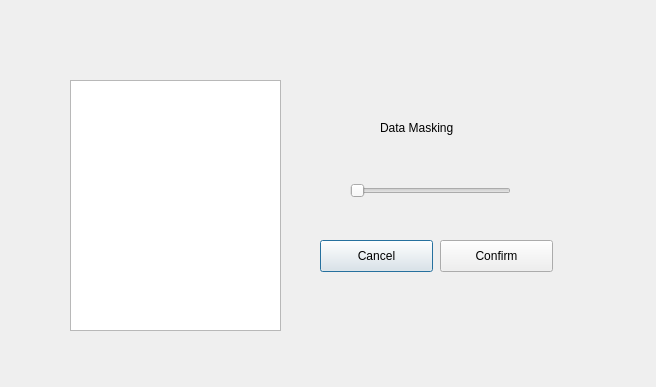
<?xml version="1.0" encoding="UTF-8"?>
<ui version="4.0">
 <class>Dialog</class>
 <widget class="QDialog" name="Dialog">
  <property name="geometry">
   <rect>
    <x>0</x>
    <y>0</y>
    <width>656</width>
    <height>387</height>
   </rect>
  </property>
  <property name="windowTitle">
   <string>Dialog</string>
  </property>
  <widget class="QSlider" name="horizontalSlider">
   <property name="geometry">
    <rect>
     <x>350</x>
     <y>180</y>
     <width>161</width>
     <height>22</height>
    </rect>
   </property>
   <property name="orientation">
    <enum>Qt::Horizontal</enum>
   </property>
  </widget>
  <widget class="QTableWidget" name="tableDataMasking">
   <property name="geometry">
    <rect>
     <x>70</x>
     <y>80</y>
     <width>211</width>
     <height>251</height>
    </rect>
   </property>
  </widget>
  <widget class="QLabel" name="label">
   <property name="geometry">
    <rect>
     <x>380</x>
     <y>120</y>
     <width>81</width>
     <height>16</height>
    </rect>
   </property>
   <property name="text">
    <string>Data Masking</string>
   </property>
  </widget>
  <widget class="QPushButton" name="pushDataMaskingCancelButton">
   <property name="geometry">
    <rect>
     <x>320</x>
     <y>240</y>
     <width>113</width>
     <height>32</height>
    </rect>
   </property>
   <property name="text">
    <string>Cancel</string>
   </property>
  </widget>
  <widget class="QPushButton" name="pushDataMaskingConfirmButton">
   <property name="geometry">
    <rect>
     <x>440</x>
     <y>240</y>
     <width>113</width>
     <height>32</height>
    </rect>
   </property>
   <property name="text">
    <string>Confirm</string>
   </property>
  </widget>
 </widget>
 <resources/>
 <connections/>
</ui>
